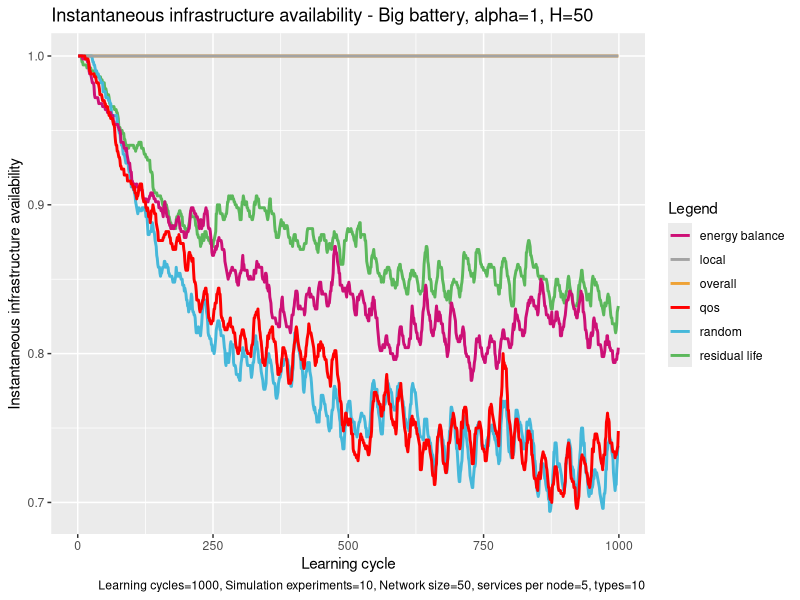

Generate this figure with R:
# execute all lines: ctrl + shift + enter

library(ggplot2)

# set working directory here
setwd(dirname(rstudioapi::getSourceEditorContext()$path))

overall <- read.table("exp_assembly_overall_energy_template.txt", 
                      header = F,
                      sep = " ",
                      col.names= c("overallx", "overally")
)

random <- read.table("exp_assembly_random.txt", 
                     header = F,
                     sep = " ",
                     col.names= c("randomx", "randomy")
)

res <- read.table("exp_assembly_residual_life_template.txt", 
                  header = F,
                  sep = " ",
                  col.names= c("resx","resy")
)

local <- read.table("exp_assembly_local_energy_template.txt", 
                    header = F,
                    sep = " ",
                    col.names= c("locx","locy")
)

learning <- read.table("exp_assembly_fair_energyBP.txt", 
                          header = F,
                          sep = " ",
                          col.names= c("enx","eny")
)

qos <- read.table("exp_assembly_QoS.txt", 
                       header = F,
                       sep = " ",
                       col.names= c("qosx","qosy")
)


overall_x <- overall$overallx
overall_y <- overall$overally

random_y <- random$randomy
res_y <- res$resy
local_y <- local$locy
energyAware_y <- learning$eny
qos_y <- qos$qosy

head(overall)

colors <- c("overall" = "#EEA236", "residual life" = "#5CB85C", "random" = "#46B8DA", "local"="gray64", "energy balance"="deeppink3", "qos"="#FF0000")

ggplot(data=local, aes(x=overall_x, col = group)) + 
  
  geom_line(aes(y = overall_y, color = "overall"), size = 1) +
  geom_line(aes(y = res_y, color = "residual life"), size = 1) +
  geom_line(aes(y = random_y, color = "random"), size = 1) +
  geom_line(aes(y = local_y, color = "local"), size = 1) +
  geom_line(aes(y = energyAware_y, color = "energy balance"), size = 1) +
  geom_line(aes(y = qos_y, color = "qos"), size = 1) +
  
  labs(x = "Learning cycle",
       y = "Instantaneous infrastructure availability",
       color = "Legend",
       title = "Instantaneous infrastructure availability - Big battery, alpha=1, H=50", 
       caption = "Learning cycles=1000, Simulation experiments=10, Network size=50, services per node=5, types=10") +
  
  scale_color_manual(values = colors)
